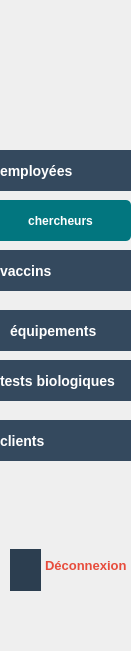
   <widget class="QWidget" name="sidebare" native="true">
    <property name="geometry">
     <rect>
      <x>0</x>
      <y>0</y>
      <width>131</width>
      <height>651</height>
     </rect>
    </property>
    <property name="styleSheet">
     <string notr="true">#sidebare {
    background-color: #2C3E50; /* Couleur bleu foncé */
    border-right: 2px solid #1A252F;
}QPushButton:hover {
    background-color: #1ABC9C; /* Vert */
}

QPushButton:checked {
    background-color: #16A085; /* Vert foncé */
}

/* Spécifique au bouton &quot;Équipement&quot; */
QPushButton#btnEquipement {
    background-color: white;  /* Couleur de fond blanche */
    color: #34495E;  /* Texte bleu foncé */
}

QPushButton#btnEquipement:hover {
    background-color: #1ABC9C; /* Vert */
    color: white;  /* Texte blanc */
}

QPushButton#btnEquipement:checked {
    background-color: #16A085; /* Vert foncé */
    color: white;  /* Texte blanc */
}
</string>
    </property>
    <widget class="QPushButton" name="pushButton_8">
     <property name="geometry">
      <rect>
       <x>30</x>
       <y>550</y>
       <width>111</width>
       <height>31</height>
      </rect>
     </property>
     <property name="styleSheet">
      <string notr="true">QPushButton#pushButton_8 {
    background-color: transparent;
    color: #E74C3C;  /* Rouge */
    font-size: 13px;
    font-weight: bold;
    border: none;
    padding: 8px 15px;
    text-align: left;
}

QPushButton#pushButton_8:hover {
    color: #C0392B;  /* Rouge foncé au survol */
}

QPushButton#pushButton_8:pressed {
    color: #A93226;  /* Encore plus foncé au clic */
}

/* Ajouter une icône à gauche du texte */
QPushButton#pushButton_8::before {
    content: &quot;⏻ &quot;;  /* Icône de mise hors tension */
    font-size: 18px;
    margin-right: 8px;
}
</string>
     </property>
     <property name="text">
      <string>Déconnexion</string>
     </property>
    </widget>
    <widget class="QLabel" name="logout">
     <property name="geometry">
      <rect>
       <x>10</x>
       <y>560</y>
       <width>31</width>
       <height>31</height>
      </rect>
     </property>
     <property name="styleSheet">
      <string notr="true">background-color: #2C3E50;</string>
     </property>
     <property name="text">
      <string/>
     </property>
     <property name="pixmap">
      <pixmap>../../../Documents/projet_c/application/logout.png</pixmap>
     </property>
    </widget>
    <widget class="QLabel" name="label_3">
     <property name="geometry">
      <rect>
       <x>10</x>
       <y>549</y>
       <width>31</width>
       <height>41</height>
      </rect>
     </property>
     <property name="styleSheet">
      <string notr="true">background-color: #2C3E50;</string>
     </property>
     <property name="text">
      <string/>
     </property>
     <property name="pixmap">
      <pixmap>../../../Documents/projet_c/projet_c/logout.png</pixmap>
     </property>
    </widget>
    <widget class="QWidget" name="sidebare_2" native="true">
     <property name="geometry">
      <rect>
       <x>140</x>
       <y>360</y>
       <width>141</width>
       <height>651</height>
      </rect>
     </property>
     <property name="styleSheet">
      <string notr="true">#sidebare {
    background-color: #2C3E50; /* Couleur bleu foncé */
    border-right: 2px solid #1A252F;
}QPushButton:hover {
    background-color: #1ABC9C; /* Vert */
}

QPushButton:checked {
    background-color: #16A085; /* Vert foncé */
}

/* Spécifique au bouton &quot;Équipement&quot; */
QPushButton#btnEquipement {
    background-color: white;  /* Couleur de fond blanche */
    color: #34495E;  /* Texte bleu foncé */
}

QPushButton#btnEquipement:hover {
    background-color: #1ABC9C; /* Vert */
    color: white;  /* Texte blanc */
}

QPushButton#btnEquipement:checked {
    background-color: #16A085; /* Vert foncé */
    color: white;  /* Texte blanc */
}
</string>
     </property>
     <widget class="QPushButton" name="emp1_2">
      <property name="geometry">
       <rect>
        <x>0</x>
        <y>150</y>
        <width>141</width>
        <height>41</height>
       </rect>
      </property>
      <property name="styleSheet">
       <string notr="true">QPushButton {
    background-color: #02767F;  /* Vert foncé */
    color: white;               /* Texte en blanc */
    border-radius: 5px;         /* Bords arrondis */
    padding: 10px;              /* Espacement interne */
    font-weight: bold;          /* Texte en gras */
    border: none;               /* Supprimer la bordure */
}

QPushButton:hover {
    background-color: #247361;  /* Vert plus foncé au survol */
}
</string>
      </property>
      <property name="text">
       <string>employées</string>
      </property>
      <property name="icon">
       <iconset>
        <normaloff>../../../Documents/projet_c/projet_c/empe.png</normaloff>../../../Documents/projet_c/projet_c/empe.png</iconset>
      </property>
     </widget>
     <widget class="QPushButton" name="ChercheurButton_2">
      <property name="geometry">
       <rect>
        <x>0</x>
        <y>200</y>
        <width>141</width>
        <height>41</height>
       </rect>
      </property>
      <property name="styleSheet">
       <string notr="true">QPushButton {
    background-color: #02767F;  /* Vert foncé */
    color: white;               /* Texte en blanc */
    border-radius: 5px;         /* Bords arrondis */
    padding: 10px;              /* Espacement interne */
    font-weight: bold;          /* Texte en gras */
    border: none;               /* Supprimer la bordure */
}

QPushButton:hover {
    background-color: #247361;  /* Vert plus foncé au survol */
}
</string>
      </property>
      <property name="text">
       <string>chercheurs</string>
      </property>
      <property name="icon">
       <iconset>
        <normaloff>../../../Documents/projet_c/projet_c/cher.png</normaloff>../../../Documents/projet_c/projet_c/cher.png</iconset>
      </property>
     </widget>
     <widget class="QPushButton" name="vac_2">
      <property name="geometry">
       <rect>
        <x>0</x>
        <y>250</y>
        <width>141</width>
        <height>41</height>
       </rect>
      </property>
      <property name="styleSheet">
       <string notr="true">QPushButton {
    background-color: #02767F;  /* Vert foncé */
    color: white;               /* Texte en blanc */
    border-radius: 5px;         /* Bords arrondis */
    padding: 10px;              /* Espacement interne */
    font-weight: bold;          /* Texte en gras */
    border: none;               /* Supprimer la bordure */
}

QPushButton:hover {
    background-color: #247361;  /* Vert plus foncé au survol */
}
</string>
      </property>
      <property name="text">
       <string>vaccins</string>
      </property>
      <property name="icon">
       <iconset>
        <normaloff>../../../Documents/projet_c/projet_c/vaccin.png</normaloff>../../../Documents/projet_c/projet_c/vaccin.png</iconset>
      </property>
      <property name="iconSize">
       <size>
        <width>20</width>
        <height>20</height>
       </size>
      </property>
     </widget>
     <widget class="QPushButton" name="EquipementButton_2">
      <property name="geometry">
       <rect>
        <x>0</x>
        <y>300</y>
        <width>141</width>
        <height>41</height>
       </rect>
      </property>
      <property name="styleSheet">
       <string notr="true">QPushButton {
    background-color: #02767F;  /* Vert foncé */
    color: white;               /* Texte en blanc */
    border-radius: 5px;         /* Bords arrondis */
    padding: 10px;              /* Espacement interne */
    font-weight: bold;          /* Texte en gras */
    border: none;               /* Supprimer la bordure */
}

QPushButton:hover {
    background-color: #247361;  /* Vert plus foncé au survol */
}
</string>
      </property>
      <property name="text">
       <string>équipements</string>
      </property>
      <property name="icon">
       <iconset>
        <normaloff>../../../Documents/projet_c/projet_c/equipement.png</normaloff>../../../Documents/projet_c/projet_c/equipement.png</iconset>
      </property>
     </widget>
     <widget class="QPushButton" name="client_2">
      <property name="geometry">
       <rect>
        <x>0</x>
        <y>400</y>
        <width>141</width>
        <height>41</height>
       </rect>
      </property>
      <property name="styleSheet">
       <string notr="true">QPushButton {
    background-color: #02767F;  /* Vert foncé */
    color: white;               /* Texte en blanc */
    border-radius: 5px;         /* Bords arrondis */
    padding: 10px;              /* Espacement interne */
    font-weight: bold;          /* Texte en gras */
    border: none;               /* Supprimer la bordure */
}

QPushButton:hover {
    background-color: #247361;  /* Vert plus foncé au survol */
}
</string>
      </property>
      <property name="text">
       <string>clients</string>
      </property>
      <property name="icon">
       <iconset>
        <normaloff>../../../Documents/projet_c/projet_c/client.png</normaloff>../../../Documents/projet_c/projet_c/client.png</iconset>
      </property>
     </widget>
     <widget class="QPushButton" name="pushButton_11">
      <property name="geometry">
       <rect>
        <x>30</x>
        <y>550</y>
        <width>111</width>
        <height>31</height>
       </rect>
      </property>
      <property name="styleSheet">
       <string notr="true">QPushButton#pushButton_8 {
    background-color: transparent;
    color: #E74C3C;  /* Rouge */
    font-size: 13px;
    font-weight: bold;
    border: none;
    padding: 8px 15px;
    text-align: left;
}

QPushButton#pushButton_8:hover {
    color: #C0392B;  /* Rouge foncé au survol */
}

QPushButton#pushButton_8:pressed {
    color: #A93226;  /* Encore plus foncé au clic */
}

/* Ajouter une icône à gauche du texte */
QPushButton#pushButton_8::before {
    content: &quot;⏻ &quot;;  /* Icône de mise hors tension */
    font-size: 18px;
    margin-right: 8px;
}
</string>
      </property>
      <property name="text">
       <string>Déconnexion</string>
      </property>
     </widget>
     <widget class="QLabel" name="logout_2">
      <property name="geometry">
       <rect>
        <x>10</x>
        <y>560</y>
        <width>31</width>
        <height>31</height>
       </rect>
      </property>
      <property name="styleSheet">
       <string notr="true">background-color: #2C3E50;</string>
      </property>
      <property name="text">
       <string/>
      </property>
      <property name="pixmap">
       <pixmap>../../../Documents/projet_c/application/logout.png</pixmap>
      </property>
     </widget>
     <widget class="QLabel" name="label_4">
      <property name="geometry">
       <rect>
        <x>10</x>
        <y>549</y>
        <width>31</width>
        <height>41</height>
       </rect>
      </property>
      <property name="styleSheet">
       <string notr="true">background-color: #2C3E50;</string>
      </property>
      <property name="text">
       <string/>
      </property>
      <property name="pixmap">
       <pixmap>../../../Documents/projet_c/projet_c/logout.png</pixmap>
      </property>
     </widget>
     <widget class="QLabel" name="logo1_2">
      <property name="geometry">
       <rect>
        <x>20</x>
        <y>50</y>
        <width>111</width>
        <height>91</height>
       </rect>
      </property>
      <property name="styleSheet">
       <string notr="true">background-color: #2C3E50;</string>
      </property>
      <property name="text">
       <string/>
      </property>
      <property name="pixmap">
       <pixmap>../../../Documents/projet_c/projet_c/logo1.png</pixmap>
      </property>
     </widget>
     <widget class="QPushButton" name="eq_3">
      <property name="geometry">
       <rect>
        <x>0</x>
        <y>350</y>
        <width>141</width>
        <height>41</height>
       </rect>
      </property>
      <property name="styleSheet">
       <string notr="true">QPushButton {
    background-color: #02767F;  /* Vert foncé */
    color: white;               /* Texte en blanc */
    border-radius: 5px;         /* Bords arrondis */
    padding: 10px;              /* Espacement interne */
    font-weight: bold;          /* Texte en gras */
    border: none;               /* Supprimer la bordure */
}

QPushButton:hover {
    background-color: #247361;  /* Vert plus foncé au survol */
}
</string>
      </property>
      <property name="text">
       <string>test biologique</string>
      </property>
      <property name="icon">
       <iconset>
        <normaloff>../../../Documents/projet_c/projet_c/equipement.png</normaloff>../../../Documents/projet_c/projet_c/equipement.png</iconset>
      </property>
     </widget>
    </widget>
    <widget class="QPushButton" name="emp1_3">
     <property name="geometry">
      <rect>
       <x>-10</x>
       <y>150</y>
       <width>141</width>
       <height>41</height>
      </rect>
     </property>
     <property name="styleSheet">
      <string notr="true">/* Style global des boutons */
QPushButton {
    background-color: #34495E;  /* Bleu foncé */
    color: white;
    font-size: 14px;
    font-weight: bold;
    padding: 10px;
    border: none;
    text-align: left;
}

QPushButton:hover {
    background-color: #1ABC9C; /* Vert */
}

QPushButton:checked {
    background-color: #16A085; /* Vert foncé */
}

/* Spécifique au bouton &quot;Équipement&quot; */
QPushButton#btnEquipement {
    background-color: white;  /* Couleur de fond blanche */
    color: #34495E;  /* Texte bleu foncé */
}

QPushButton#btnEquipement:hover {
    background-color: #1ABC9C; /* Vert */
    color: white;  /* Texte blanc */
}

QPushButton#btnEquipement:checked {
    background-color: #16A085; /* Vert foncé */
    color: white;  /* Texte blanc */
}


</string>
     </property>
     <property name="text">
      <string>employées</string>
     </property>
     <property name="icon">
      <iconset>
       <normaloff>empe.png</normaloff>empe.png</iconset>
     </property>
    </widget>
    <widget class="QPushButton" name="ChercheurButton_3">
     <property name="geometry">
      <rect>
       <x>-10</x>
       <y>200</y>
       <width>141</width>
       <height>41</height>
      </rect>
     </property>
     <property name="styleSheet">
      <string notr="true">QPushButton {
    background-color: #02767F;  /* Vert foncé */
    color: white;               /* Texte en blanc */
    border-radius: 5px;         /* Bords arrondis */
    padding: 10px;              /* Espacement interne */
    font-weight: bold;          /* Texte en gras */
    border: none;               /* Supprimer la bordure */
}</string>
     </property>
     <property name="text">
      <string>chercheurs</string>
     </property>
     <property name="icon">
      <iconset>
       <normaloff>cher.png</normaloff>cher.png</iconset>
     </property>
    </widget>
    <widget class="QPushButton" name="vac_3">
     <property name="geometry">
      <rect>
       <x>-10</x>
       <y>250</y>
       <width>141</width>
       <height>41</height>
      </rect>
     </property>
     <property name="styleSheet">
      <string notr="true">/* Style global des boutons */
QPushButton {
    background-color: #34495E;  /* Bleu foncé */
    color: white;
    font-size: 14px;
    font-weight: bold;
    padding: 10px;
    border: none;
    text-align: left;
}

QPushButton:hover {
    background-color: #1ABC9C; /* Vert */
}

QPushButton:checked {
    background-color: #16A085; /* Vert foncé */
}

/* Spécifique au bouton &quot;Équipement&quot; */
QPushButton#btnEquipement {
    background-color: white;  /* Couleur de fond blanche */
    color: #34495E;  /* Texte bleu foncé */
}

QPushButton#btnEquipement:hover {
    background-color: #1ABC9C; /* Vert */
    color: white;  /* Texte blanc */
}

QPushButton#btnEquipement:checked {
    background-color: #16A085; /* Vert foncé */
    color: white;  /* Texte blanc */
}


</string>
     </property>
     <property name="text">
      <string>vaccins</string>
     </property>
     <property name="icon">
      <iconset>
       <normaloff>vaccin.png</normaloff>vaccin.png</iconset>
     </property>
     <property name="iconSize">
      <size>
       <width>20</width>
       <height>20</height>
      </size>
     </property>
    </widget>
    <widget class="QPushButton" name="eq_4">
     <property name="geometry">
      <rect>
       <x>0</x>
       <y>310</y>
       <width>141</width>
       <height>41</height>
      </rect>
     </property>
     <property name="styleSheet">
      <string notr="true">/* Style global des boutons */
QPushButton {
    background-color: #34495E;  /* Bleu foncé */
    color: white;
    font-size: 14px;
    font-weight: bold;
    padding: 10px;
    border: none;
    text-align: left;
}

QPushButton:hover {
    background-color: #1ABC9C; /* Vert */
}

QPushButton:checked {
    background-color: #16A085; /* Vert foncé */
}

/* Spécifique au bouton &quot;Équipement&quot; */
QPushButton#btnEquipement {
    background-color: white;  /* Couleur de fond blanche */
    color: #34495E;  /* Texte bleu foncé */
}

QPushButton#btnEquipement:hover {
    background-color: #1ABC9C; /* Vert */
    color: white;  /* Texte blanc */
}

QPushButton#btnEquipement:checked {
    background-color: #16A085; /* Vert foncé */
    color: white;  /* Texte blanc */
}


</string>
     </property>
     <property name="text">
      <string>équipements</string>
     </property>
     <property name="icon">
      <iconset>
       <normaloff>equipement.png</normaloff>equipement.png</iconset>
     </property>
    </widget>
    <widget class="QPushButton" name="test_4">
     <property name="geometry">
      <rect>
       <x>-10</x>
       <y>360</y>
       <width>151</width>
       <height>41</height>
      </rect>
     </property>
     <property name="styleSheet">
      <string notr="true">/* Style global des boutons */
QPushButton {
    background-color: #34495E;  /* Bleu foncé */
    color: white;
    font-size: 14px;
    font-weight: bold;
    padding: 10px;
    border: none;
    text-align: left;
}

QPushButton:hover {
    background-color: #1ABC9C; /* Vert */
}

QPushButton:checked {
    background-color: #16A085; /* Vert foncé */
}

/* Spécifique au bouton &quot;Équipement&quot; */
QPushButton#btnEquipement {
    background-color: white;  /* Couleur de fond blanche */
    color: #34495E;  /* Texte bleu foncé */
}

QPushButton#btnEquipement:hover {
    background-color: #1ABC9C; /* Vert */
    color: white;  /* Texte blanc */
}

QPushButton#btnEquipement:checked {
    background-color: #16A085; /* Vert foncé */
    color: white;  /* Texte blanc */
}


</string>
     </property>
     <property name="text">
      <string>tests biologiques</string>
     </property>
     <property name="icon">
      <iconset>
       <normaloff>teste.png</normaloff>teste.png</iconset>
     </property>
    </widget>
    <widget class="QPushButton" name="client_3">
     <property name="geometry">
      <rect>
       <x>-10</x>
       <y>420</y>
       <width>141</width>
       <height>41</height>
      </rect>
     </property>
     <property name="styleSheet">
      <string notr="true">/* Style global des boutons */
QPushButton {
    background-color: #34495E;  /* Bleu foncé */
    color: white;
    font-size: 14px;
    font-weight: bold;
    padding: 10px;
    border: none;
    text-align: left;
}

QPushButton:hover {
    background-color: #1ABC9C; /* Vert */
}

QPushButton:checked {
    background-color: #16A085; /* Vert foncé */
}

/* Spécifique au bouton &quot;Équipement&quot; */
QPushButton#btnEquipement {
    background-color: white;  /* Couleur de fond blanche */
    color: #34495E;  /* Texte bleu foncé */
}

QPushButton#btnEquipement:hover {
    background-color: #1ABC9C; /* Vert */
    color: white;  /* Texte blanc */
}

QPushButton#btnEquipement:checked {
    background-color: #16A085; /* Vert foncé */
    color: white;  /* Texte blanc */
}


</string>
     </property>
     <property name="text">
      <string>clients</string>
     </property>
     <property name="icon">
      <iconset>
       <normaloff>client.png</normaloff>client.png</iconset>
     </property>
    </widget>
    <widget class="QLabel" name="logo_2">
     <property name="geometry">
      <rect>
       <x>10</x>
       <y>30</y>
       <width>111</width>
       <height>111</height>
      </rect>
     </property>
     <property name="styleSheet">
      <string notr="true">/* Style global des boutons */
QPushButton {
    background-color: #34495E;  /* Bleu foncé */
    color: white;
    font-size: 14px;
    font-weight: bold;
    padding: 10px;
    border: none;
    text-align: left;
}

QPushButton:hover {
    background-color: #1ABC9C; /* Vert */
}

QPushButton:checked {
    background-color: #16A085; /* Vert foncé */
}

/* Spécifique au bouton &quot;Équipement&quot; */
QPushButton#btnEquipement {
    background-color: white;  /* Couleur de fond blanche */
    color: #34495E;  /* Texte bleu foncé */
}

QPushButton#btnEquipement:hover {
    background-color: #1ABC9C; /* Vert */
    color: white;  /* Texte blanc */
}

QPushButton#btnEquipement:checked {
    background-color: #16A085; /* Vert foncé */
    color: white;  /* Texte blanc */
}


</string>
     </property>
     <property name="text">
      <string/>
     </property>
     <property name="pixmap">
      <pixmap>../application/logo1.png</pixmap>
     </property>
    </widget>
    <zorder>pushButton_8</zorder>
    <zorder>logout</zorder>
    <zorder>sidebare_2</zorder>
    <zorder>label_3</zorder>
    <zorder>emp1_3</zorder>
    <zorder>ChercheurButton_3</zorder>
    <zorder>vac_3</zorder>
    <zorder>eq_4</zorder>
    <zorder>test_4</zorder>
    <zorder>client_3</zorder>
    <zorder>logo_2</zorder>
   </widget>
